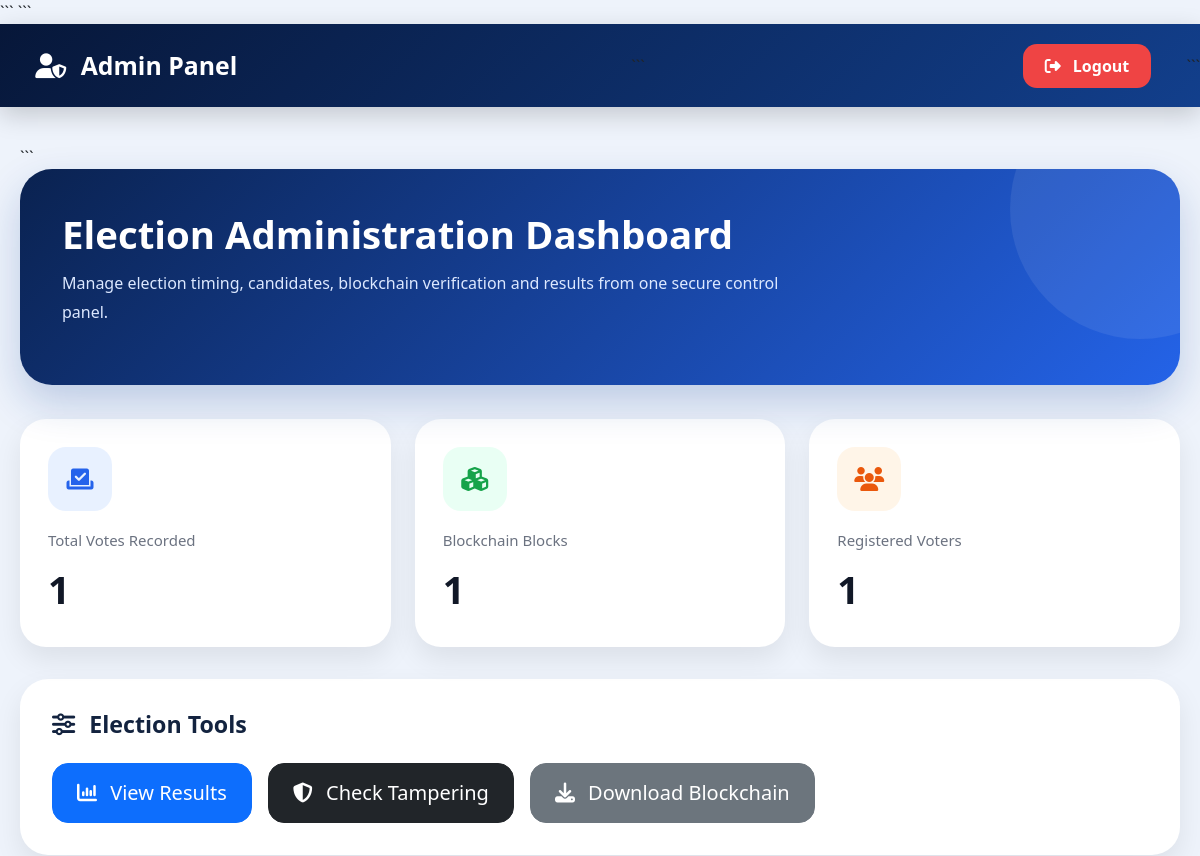
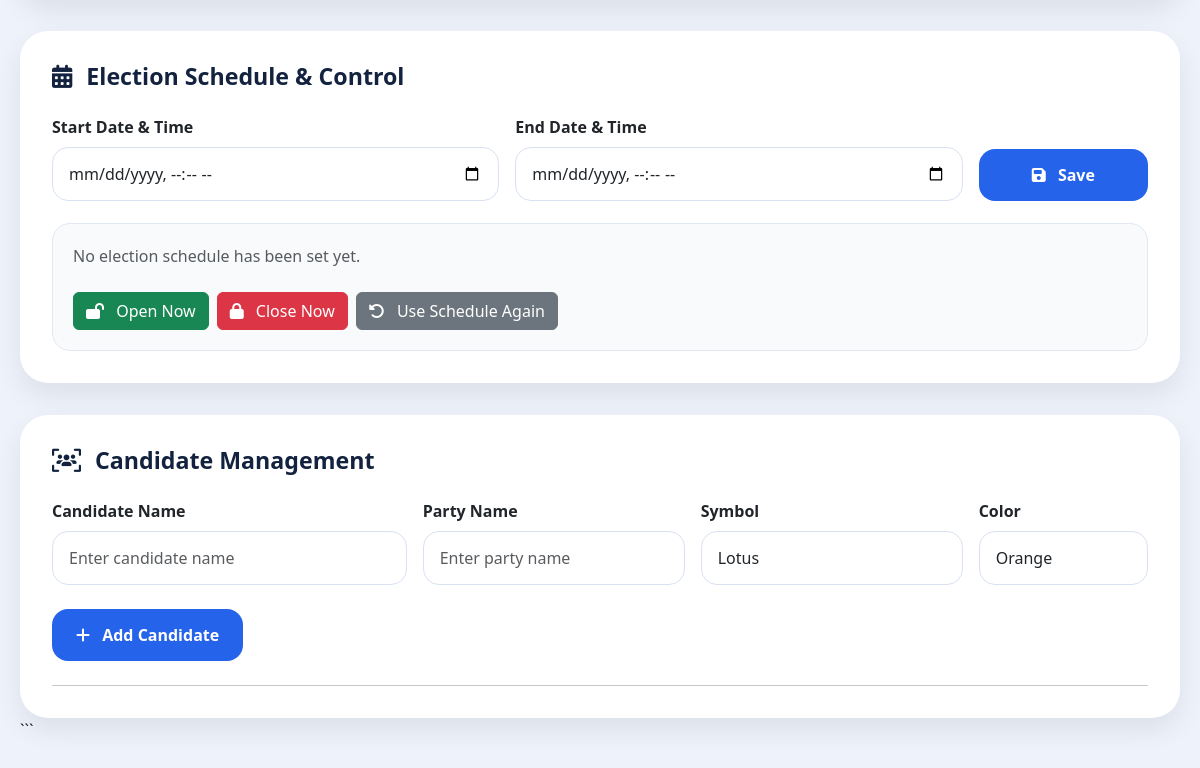
Before: /admin/dashboard (signed in) with the older database file (2 pictures, top to bottom).
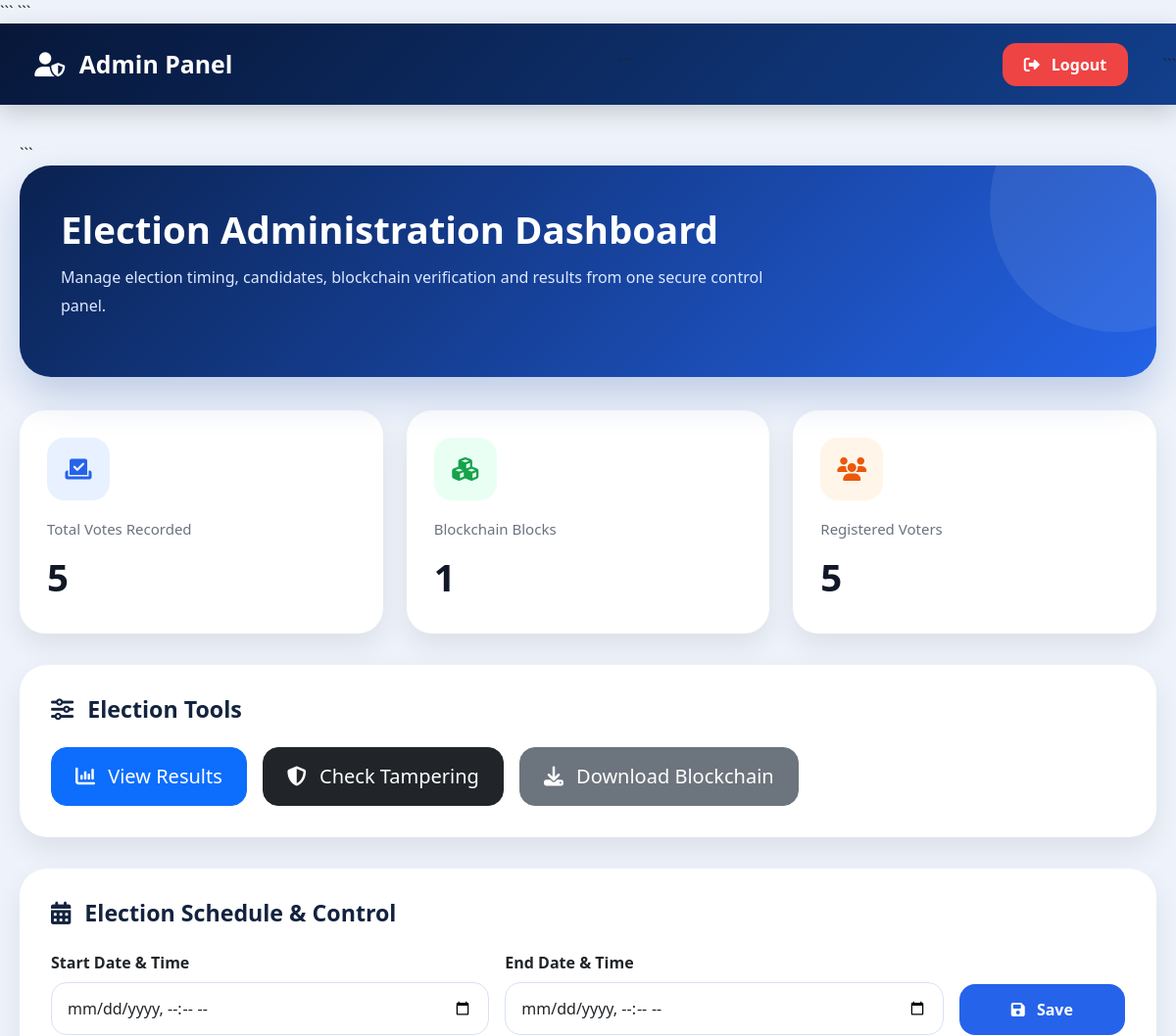
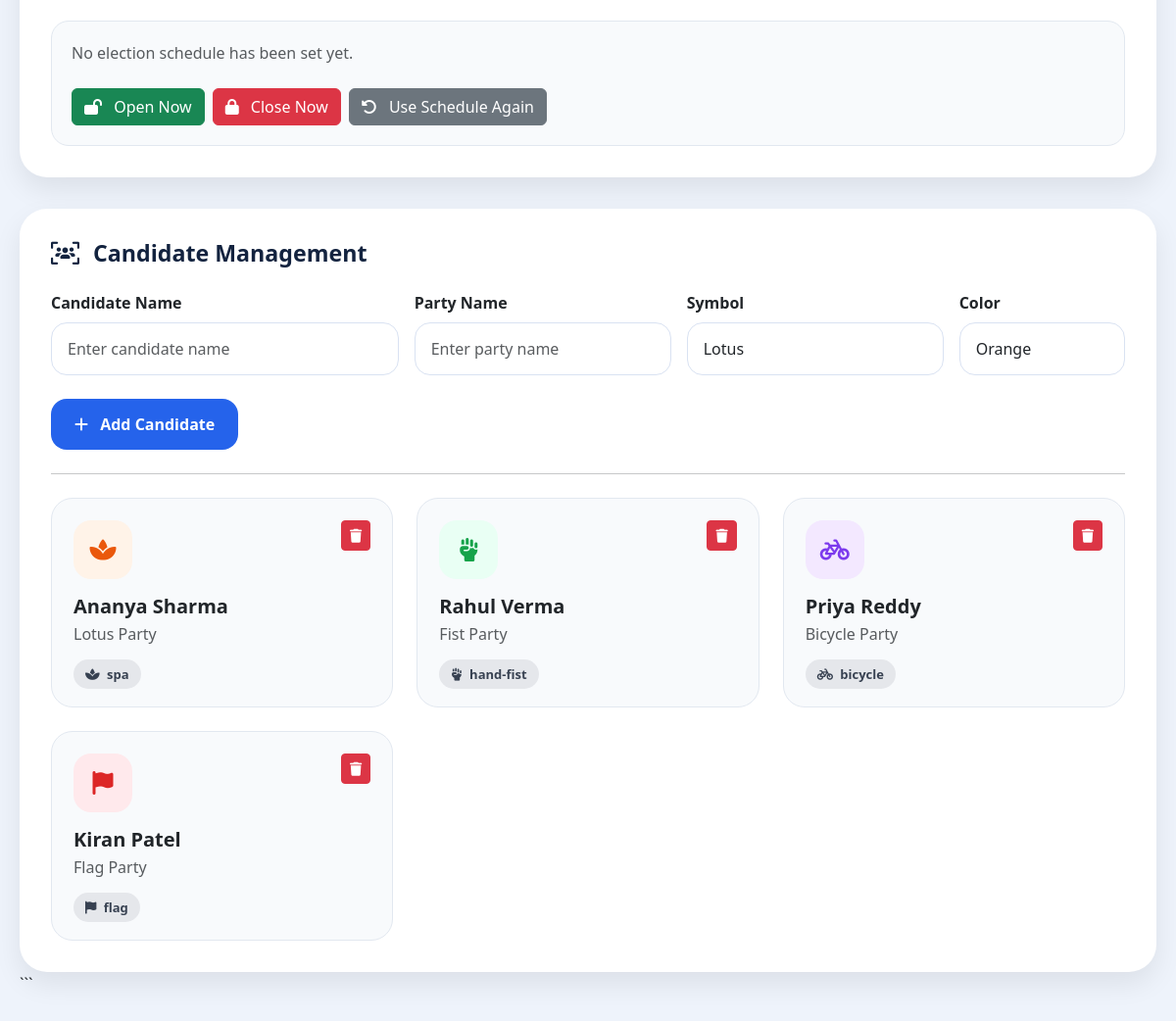
After: the same page with the newer database file (2 pictures, top to bottom).
### tables this page shows
CREATE TABLE candidates(
        id INTEGER PRIMARY KEY AUTOINCREMENT,
        name TEXT NOT NULL,
        party TEXT NOT NULL,
        symbol TEXT NOT NULL,
        color TEXT DEFAULT 'blue'
    );

### app.py (the view)
@app.route("/admin/dashboard")
def admin_dashboard():
    if "admin" not in session:
        return redirect("/admin")
    votes = get_votes()
    voter_count = get_voter_count()
    candidates = get_candidates()
    now = datetime.now()
    start_time = election_settings["start_time"]
    end_time = election_settings["end_time"]
    force_open = election_settings["force_open"]
    force_closed = election_settings["force_closed"]
    candidate_edit_locked = False
    if force_open:
        candidate_edit_locked = True
    elif start_time and end_time:
        if start_time <= now <= end_time:
            candidate_edit_locked = True
    return render_template(
        "admin_dashboard.html",
        votes=len(votes),
        voters=voter_count,
        blocks=len(blockchain.chain),
        candidates=candidates,
        start_time=start_time,
        end_time=end_time,
        election_force_open=force_open,
        election_force_closed=force_closed,
        now=now,
        candidate_edit_locked=candidate_edit_locked
    )

### database/db.py (called while the page is built)
def create_connection():
    return sqlite3.connect(DATABASE)

def get_votes():
    conn = create_connection()
    cursor = conn.cursor()
    cursor.execute("SELECT encrypted_vote FROM votes")
    votes = cursor.fetchall()
    conn.close()
    return [vote[0] for vote in votes]

def get_voter_count():
    conn = create_connection()
    cursor = conn.cursor()
    cursor.execute("SELECT COUNT(*) FROM voters")
    count = cursor.fetchone()[0]
    conn.close()
    return count

def get_candidates():
    conn = create_connection()
    cursor = conn.cursor()
    cursor.execute("""
    SELECT id, name, party, symbol, color
    FROM candidates
    ORDER BY id
    """)
    candidates = cursor.fetchall()
    conn.close()
    return candidates

### templates/admin_dashboard.html (shortened to what this page needs)
<!DOCTYPE html>
<html lang="en">
<head>
<link href="https://cdn.jsdelivr.net/npm/bootstrap@5.3.3/dist/css/bootstrap.min.css" rel="stylesheet">
<link rel="stylesheet" href="https://cdnjs.cloudflare.com/ajax/libs/font-awesome/6.5.2/css/all.min.css">
```
</head>
<body>
<nav class="navbar navbar-expand-lg navbar-custom">
    <div class="container">
        <span class="navbar-brand">
            <i class="fa-solid fa-user-shield me-2"></i>
            Admin Panel
        </span>
    <a href="/logout" class="btn logout-btn">
        <i class="fa-solid fa-right-from-bracket me-2"></i>
        Logout
    </a>
</div>
```
</nav>
<div class="container-main">
```
<div class="hero">
    <h1>Election Administration Dashboard</h1>
    <p>
        Manage election timing, candidates, blockchain verification and results from one secure control panel.
    </p>
</div>
<div class="row g-4">
    <div class="col-lg-4">
        <div class="stat-card">
            <div class="icon-box blue">
                <i class="fa-solid fa-check-to-slot"></i>
            </div>
            <div class="stat-title">Total Votes Recorded</div>
            <div class="stat-number">{{ votes }}</div>
        </div>
    </div>
    <div class="col-lg-4">
        <div class="stat-card">
            <div class="icon-box green">
                <i class="fa-solid fa-cubes"></i>
            </div>
            <div class="stat-title">Blockchain Blocks</div>
            <div class="stat-number">{{ blocks }}</div>
        </div>
    </div>
    <div class="col-lg-4">
        <div class="stat-card">
            <div class="icon-box orange">
                <i class="fa-solid fa-users"></i>
            </div>
            <div class="stat-title">Registered Voters</div>
            <div class="stat-number">{{ voters }}</div>
        </div>
    </div>
    </div>
    <div class="section-card">
        <h2 class="section-title">
            <i class="fa-solid fa-sliders me-2"></i>
            Election Tools
        </h2>
        <div class="d-flex flex-wrap gap-3">
            <a href="/admin/results" class="btn btn-primary btn-lg" style="border-radius:16px; padding:14px 24px;">
                <i class="fa-solid fa-chart-column me-2"></i>
                View Results
            </a>
            <a href="/admin/verify_chain" class="btn btn-dark btn-lg" style="border-radius:16px; padding:14px 24px;">
                <i class="fa-solid fa-shield-halved me-2"></i>
                Check Tampering
            </a>
            <a href="/admin/export_blockchain" class="btn btn-secondary btn-lg" style="border-radius:16px; padding:14px 24px;">
                <i class="fa-solid fa-download me-2"></i>
                Download Blockchain
            </a>
        </div>
    </div>
    <div class="section-card">
    <h2 class="section-title">
        <i class="fa-solid fa-calendar-days me-2"></i>
        Election Schedule & Control
    </h2>
    <form method="POST" action="/admin/election_time">
        <div class="row g-3">
            <div class="col-md-5">
                <label class="form-label fw-semibold mb-2">Start Date & Time</label>
                <input type="datetime-local" name="start_time" class="form-control" required>
            </div>
            <div class="col-md-5">
                <label class="form-label fw-semibold mb-2">End Date & Time</label>
                <input type="datetime-local" name="end_time" class="form-control" required>
            </div>
            <div class="col-md-2 d-flex align-items-end">
                <button type="submit" class="btn btn-save w-100">
                    <i class="fa-solid fa-floppy-disk me-2"></i>
                    Save
                </button>
            </div>
        </div>
    </form>
    <div class="status-box">
        {% if start_time and end_time %}
            <div class="status-label">Election Scheduled</div>
            <div>
                <strong>Start:</strong>
                {{ start_time.strftime('%d %b %Y, %I:%M %p') }}
            </div>
            <div class="mt-2">
                <strong>End:</strong>
                {{ end_time.strftime('%d %b %Y, %I:%M %p') }}
            </div>
            <hr class="my-3">
            {% if start_time <= now <= end_time %}
                <div class="alert alert-success mb-0" style="border-radius:14px;">
                    <i class="fa-solid fa-circle-play me-2"></i>
                    Election is currently active.
                </div>
            {% elif now < start_time %}
                <div class="alert alert-warning mb-0" style="border-radius:14px;">
                    <i class="fa-solid fa-hourglass-start me-2"></i>
                    Election has not started yet.
                </div>
            {% else %}
                <div class="alert alert-secondary mb-0" style="border-radius:14px;">
                    <i class="fa-solid fa-flag-checkered me-2"></i>
                    Election has ended.
                </div>
            {% endif %}
        {% else %}
            <div class="text-muted">
                No election schedule has been set yet.
            </div>
        {% endif %}
        <div class="mt-4 d-flex flex-wrap gap-2">
            <a href="/admin/open_election" class="btn btn-success">
                <i class="fa-solid fa-lock-open me-2"></i>
                Open Now
            </a>
            <a href="/admin/close_election" class="btn btn-danger">
                <i class="fa-solid fa-lock me-2"></i>
                Close Now
            </a>
            <a href="/admin/reset_election_control" class="btn btn-secondary">
                <i class="fa-solid fa-rotate-left me-2"></i>
                Use Schedule Again
            </a>
        </div>
    </div>
</div>
<div class="section-card">
    <h2 class="section-title">
        <i class="fa-solid fa-users-viewfinder me-2"></i>
        Candidate Management
    </h2>
    {% if candidate_edit_locked %}
        <div class="alert alert-warning" style="border-radius:16px;">
            <i class="fa-solid fa-lock me-2"></i>
            Candidate list is locked because the election has already started.
        </div>
    {% else %}
        <form method="POST" action="/admin/add_candidate">
            <div class="row g-3 mb-4">
                <div class="col-md-4">
                    <label class="form-label fw-semibold mb-2">Candidate Name</label>
                    <input type="text" name="name" class="form-control" placeholder="Enter candidate name" required>
                </div>
                <div class="col-md-3">
                    <label class="form-label fw-semibold mb-2">Party Name</label>
                    <input type="text" name="party" class="form-control" placeholder="Enter party name" required>
                </div>
                <div class="col-md-3">
                    <label class="form-label fw-semibold mb-2">Symbol</label>
                    <select name="symbol" class="form-control" required>
                        <option value="spa">Lotus</option>
                    </select>
                </div>
                <div class="col-md-2">
                    <label class="form-label fw-semibold mb-2">Color</label>
                    <select name="color" class="form-control" required>
                        <option value="orange">Orange</option>
                    </select>
                </div>
            </div>
            <button type="submit" class="btn btn-save">
                <i class="fa-solid fa-plus me-2"></i>
                Add Candidate
            </button>
        </form>
    {% endif %}
    <hr class="my-4">
    <div class="row g-4">
        {% for candidate in candidates %}
        <div class="col-lg-4 col-md-6">
            <div class="candidate-card">
                <div class="d-flex justify-content-between align-items-start mb-3">
                    <div class="candidate-icon
                        {% if candidate[4] == 'orange' %}
                            orange-bg
                        {% elif candidate[4] == 'green' %}
                            green-bg
                        {% elif candidate[4] == 'red' %}
                            red-bg
                        {% elif candidate[4] == 'purple' %}
                            purple-bg
                        {% else %}
                            blue-bg
                        {% endif %}
                    ">
                        <i class="fa-solid fa-{{ candidate[3] }}"></i>
                    </div>
                    {% if not candidate_edit_locked %}
                    <a href="/admin/delete_candidate/{{ candidate[0] }}"
                       class="btn btn-danger btn-sm"
                       onclick="return confirm('Delete this candidate?')">
                        <i class="fa-solid fa-trash"></i>
                    </a>
                    {% endif %}
                </div>
                <h5 class="fw-bold mb-1">{{ candidate[1] }}</h5>
                <div class="text-muted mb-3">{{ candidate[2] }}</div>
                <span class="candidate-badge">
                    <i class="fa-solid fa-{{ candidate[3] }} me-1"></i>
                    {{ candidate[3] }}
                </span>
            </div>
        </div>
        {% endfor %}
    </div>
</div>
```
</div>
</body>
</html>

### templates/admin_dashboard.html (style rules this page uses)
* { margin: 0; padding: 0; box-sizing: border-box; font-family: 'Segoe UI', sans-serif; }
body { background: #eef3fb; min-height: 100vh; }
.navbar-custom { background: linear-gradient(135deg, #071739, #123f8c); padding: 18px 0; box-shadow: 0 8px 24px rgba(0,0,0,0.18); }
.navbar-brand { color: white !important; font-size: 1.55rem; font-weight: 700; }
.logout-btn { background: #ef4444; color: white; border: none; border-radius: 14px; padding: 10px 22px; font-weight: 600; }
.container-main { max-width: 1350px; margin: auto; padding: 38px 20px 60px; }
.hero { background: linear-gradient(135deg, #0a2250, #2463e8); border-radius: 32px; padding: 42px; color: white; margin-bottom: 34px; position: relative; overflow: hidden; box-shadow: 0 18px 40px rgba(20,65,150,0.22); }
.hero::before { content: ''; position: absolute; width: 260px; height: 260px; border-radius: 50%; background: rgba(255,255,255,0.08); top: -90px; right: -90px; }
.hero h1 { font-size: 2.4rem; font-weight: 700; margin-bottom: 12px; position: relative; z-index: 2; }
.hero p { max-width: 720px; color: #dce8ff; line-height: 1.8; position: relative; z-index: 2; }
.stat-card { background: white; border-radius: 26px; padding: 28px; box-shadow: 0 12px 28px rgba(0,0,0,0.08); height: 100%; }
.icon-box { width: 64px; height: 64px; border-radius: 18px; display: flex; justify-content: center; align-items: center; font-size: 24px; margin-bottom: 18px; }
.blue { background: #e8f1ff; color: #2563eb; }
.green { background: #e9fff4; color: #16a34a; }
.orange { background: #fff5e8; color: #ea580c; }
.stat-title { color: #6b7280; font-size: 15px; margin-bottom: 10px; }
.stat-number { font-size: 2.4rem; font-weight: 700; color: #111827; }
.section-card { background: white; border-radius: 28px; padding: 32px; margin-top: 32px; box-shadow: 0 12px 28px rgba(0,0,0,0.08); }
.section-title { font-size: 1.45rem; font-weight: 700; color: #13233f; margin-bottom: 24px; }
.form-control { border-radius: 16px; padding: 14px 16px; border: 1px solid #d9e2f2; }
.btn-save { background: #2563eb; color: white; border: none; border-radius: 16px; padding: 14px 24px; font-weight: 600; }
.status-box { margin-top: 22px; background: #f8fafc; border: 1px solid #e2e8f0; border-radius: 18px; padding: 20px; }
.candidate-card { background: #f8fafc; border: 1px solid #e2e8f0; border-radius: 22px; padding: 22px; height: 100%; }
.candidate-icon { width: 60px; height: 60px; border-radius: 18px; display: flex; justify-content: center; align-items: center; font-size: 24px; }
.orange-bg { background: #fff3e8; color: #ea580c; }
.green-bg { background: #e9fff4; color: #16a34a; }
.red-bg { background: #ffe9ec; color: #dc2626; }
.purple-bg { background: #f3e8ff; color: #7c3aed; }
.candidate-badge { background: #e5e7eb; color: #374151; border-radius: 999px; padding: 6px 12px; font-size: 13px; font-weight: 600; }

Changed rows visible on the page:
added candidates: name "Ananya Sharma", party "Lotus Party", symbol "spa", color "orange" (drawn)
added candidates: name "Rahul Verma", party "Fist Party", symbol "hand-fist", color "green" (drawn)
added candidates: name "Priya Reddy", party "Bicycle Party", symbol "bicycle", color "purple" (drawn)
added candidates: name "Kiran Patel", party "Flag Party", symbol "flag", color "red" (drawn)
Other visible differences:
{{ votes }}: "1" → "5"
{{ voters }}: "1" → "5"
